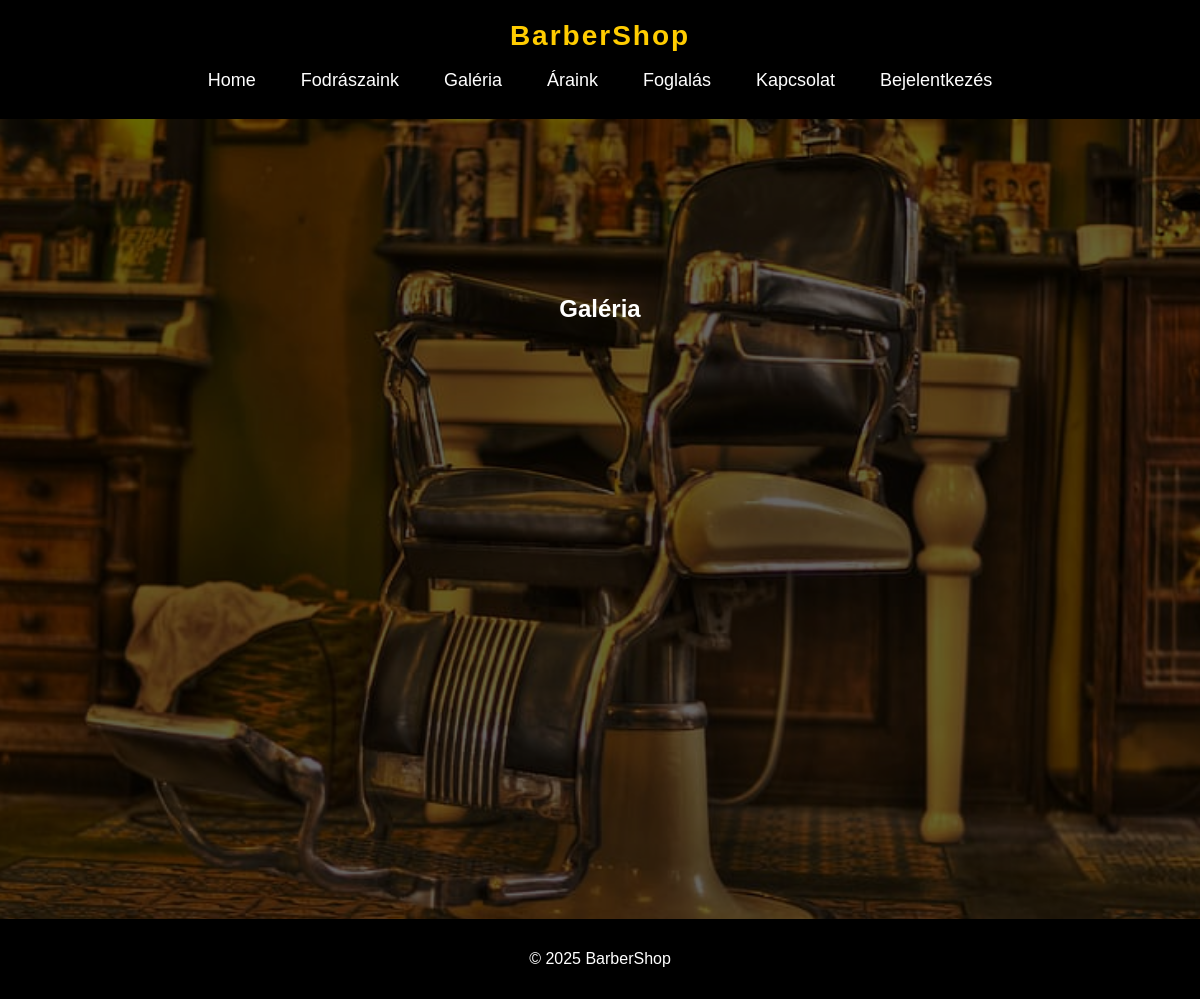
Before: /bookings/gallery/ with the older database file.
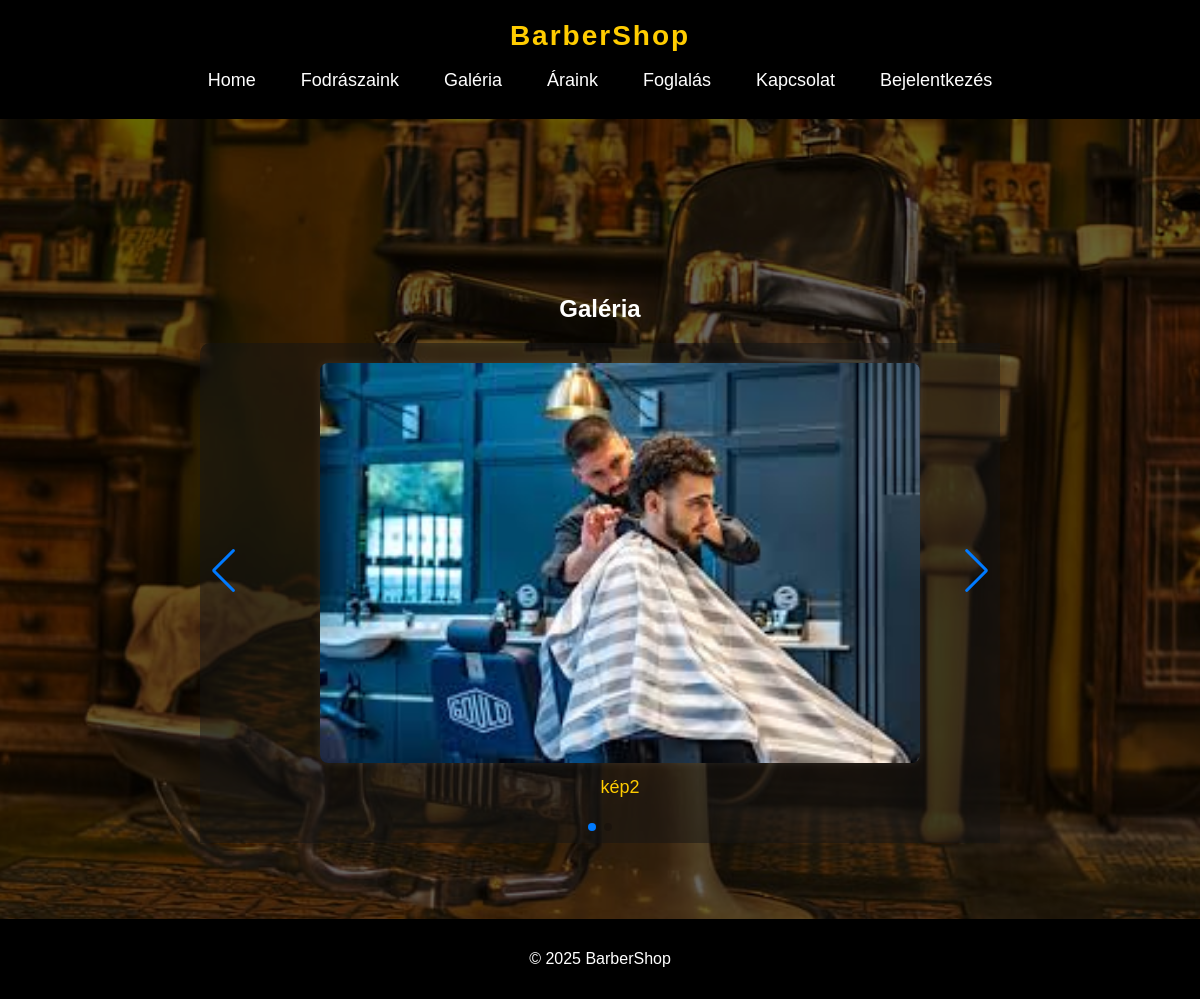
After: the same page with the newer database file.
### bookings/models.py (models this page shows, shortened)
class GalleryImage(models.Model):
    image = models.ImageField(upload_to="gallery/")
    description = models.CharField(max_length=255, blank=True)
    uploaded_at = models.DateTimeField(auto_now_add=True)

### bookings/views.py (the view)
# urls.py: path("gallery/", gallery, name="gallery"),
def gallery(request):
    images = GalleryImage.objects.all()
    return render(request, "bookings/gallery.html", {"images": images})

### bookings/templates/bookings/gallery.html (shortened to what this page needs)
{% extends "base.html" %}
{% block content %}
  <h2>Galéria</h2>
  <div class="gallery-container">
    <div class="swiper mySwiper">
      <div class="swiper-wrapper">
        {% for image in images %}
          <div class="swiper-slide">
            <img src="{{ image.image.url }}" alt="{{ image.description }}">
            <p>{{ image.description }}</p>
          </div>
        {% endfor %}
      </div>
      <div class="swiper-button-next"></div>
      <div class="swiper-button-prev"></div>
      <div class="swiper-pagination"></div>
    </div>
  </div>
  <link rel="stylesheet" href="https://cdn.jsdelivr.net/npm/swiper@11/swiper-bundle.min.css">
{% endblock %}

Changed rows visible on the page:
added GalleryImage: image (picture), description "kép2"
